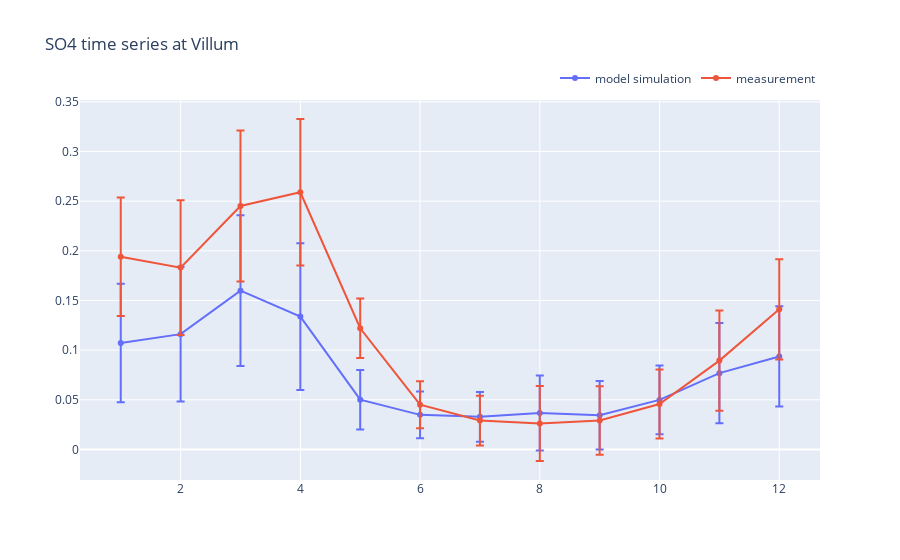

The notebook cell this image was saved under:
### Code cell
seasonal_std_df = df.groupby(df.date.dt.month).std()

# Add standard deviation
plot_time_series(chemical,station,df=seasonal_df,stddf=seasonal_std_df)

### Figure 1 — Plotly figure (JSON) as saved in the notebook; plotly's stock layout.template omitted (floating-point values rounded to 4 significant figures)
{"data": [{"error_y": {"array": [0.05966, 0.06773, 0.07596, 0.07377, 0.02993, 0.02363, 0.02499, 0.03773, 0.03442, 0.03467, 0.05054, 0.05049], "type": "data"}, "name": "model simulation", "type": "scatter", "x": [1, 2, 3, 4, 5, 6, 7, 8, 9, 10, 11, 12], "y": [0.1071, 0.1161, 0.1599, 0.1338, 0.05017, 0.03485, 0.03285, 0.03666, 0.03445, 0.04994, 0.07685, 0.09368]}, {"error_y": {"array": [0.05966, 0.06773, 0.07596, 0.07377, 0.02993, 0.02363, 0.02499, 0.03773, 0.03442, 0.03467, 0.05054, 0.05049], "type": "data"}, "name": "measurement", "type": "scatter", "x": [1, 2, 3, 4, 5, 6, 7, 8, 9, 10, 11, 12], "y": [0.194, 0.1831, 0.2451, 0.2589, 0.122, 0.0451, 0.02911, 0.02614, 0.02922, 0.04577, 0.08945, 0.1411]}], "layout": {"legend": {"orientation": "h", "x": 1, "xanchor": "right", "y": 1.02, "yanchor": "bottom"}, "showlegend": true, "title": {"text": "SO4 time series at Villum"}}}
